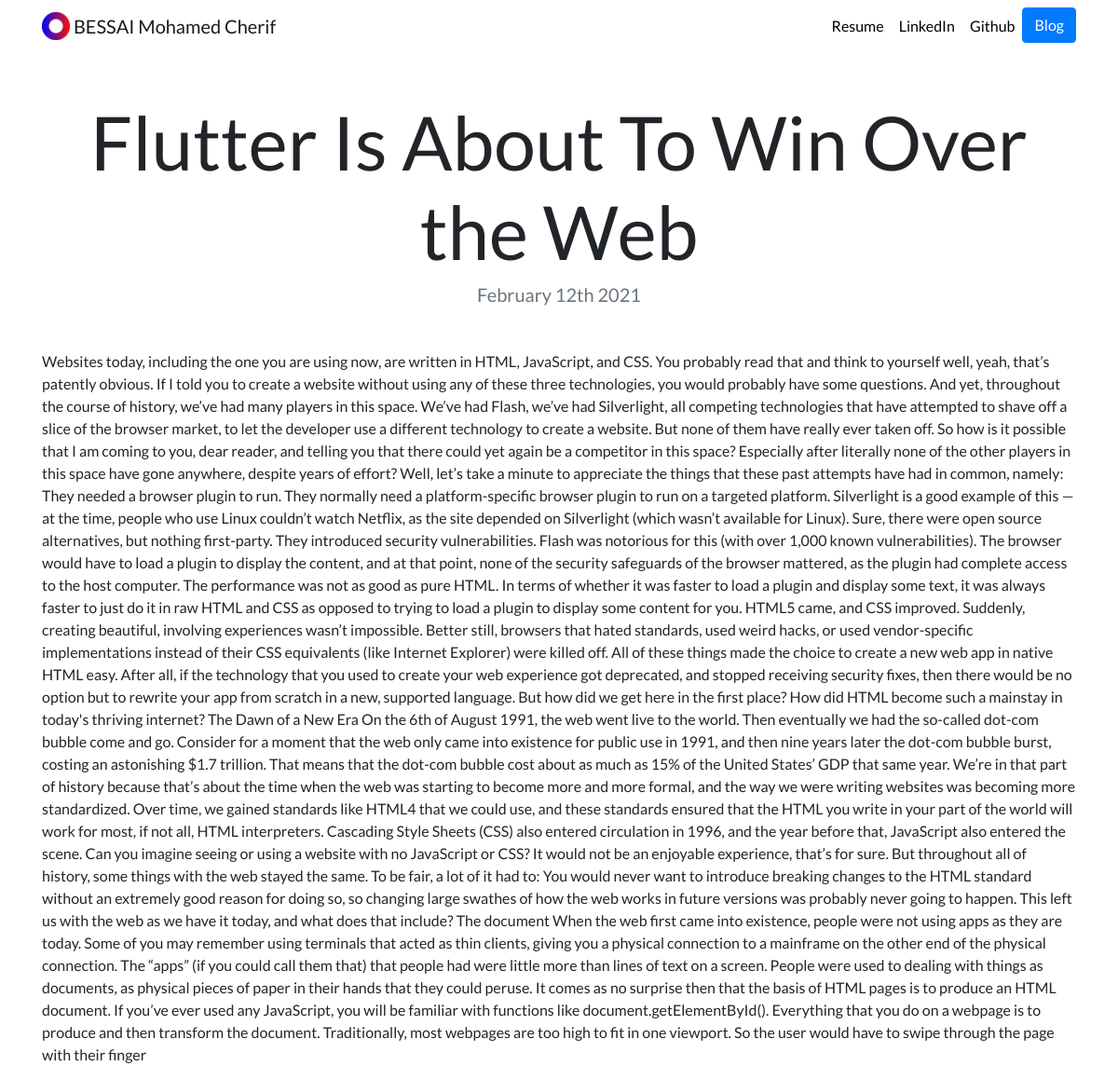
Page /blog/3/ on the committed database.
### blog/models.py (models this page shows, shortened)
class Blog(models.Model):
    title = models.CharField(max_length=100)
    date = models.DateField()
    description = models.TextField(max_length=10000)

### blog/views.py (the view)
# urls.py: path('<int:blog_id>/', views.detail, name="detail"),
def detail(request, blog_id):
    blog = get_object_or_404(Blog, pk=blog_id)
    return render(request, "blog/detail.html", {"blog":blog})

### blog/templates/blog/detail.html
{% extends "portfolio/base.html" %}
{% load static %}
{% block content %}
<h1 class="text-center mt-5" id="blogdetailtitle">{{ blog.title }}</h1>
<h5 class="text-center text-muted mb-5">{{ blog.date|date:'F jS Y' }}</h5>
{{ blog.description|safe }}
{% endblock %}

### portfolio/static/portfolio/custom.css (style rules this page uses)
body { font-family: 'Lato', sans-serif; }
@media (min-width: 992px) { #blogdetailtitle { font-size: 5rem; } }

### rows in the picture
Blog: title "Flutter Is About To Win Over the Web", date "February 12th 2021", description "Websites today, including the one you are using now, are written in HTML, JavaScript, and CSS. You probably read that and think to yourself well, yeah, that’s patently obvious. If I told you to create a website without using any of these three technologies, you would probably have some questions. And yet, throughout the course of history, we’ve had many players in this space. We’ve had Flash, we’ve had Silverlight, all competing technologies that have attempted to shave off a slice of the browser market, to let the developer use a different technology to create a website. But none of them have really ever taken off. So how is it possible that I am coming to you, dear reader, and telling you…"
